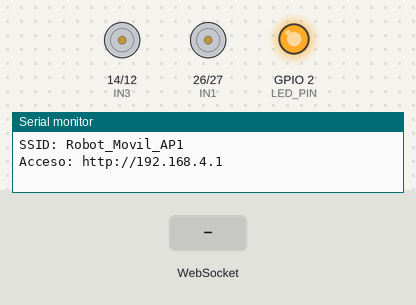
Bench run of a program on a simulated ESP32. Parts: motor-driver pin pairs drawn as motors (green arrow = first pin HIGH = forward, orange = second pin HIGH = backward, longer = more drive), output pins drawn as LEDs (lit = HIGH), the last lines printed to the serial monitor. Inputs (shaded band) come from the test bench.

Above: at 1.2 s.
1.3 s: WebSocket text "FWD" received
At 2.4 s:
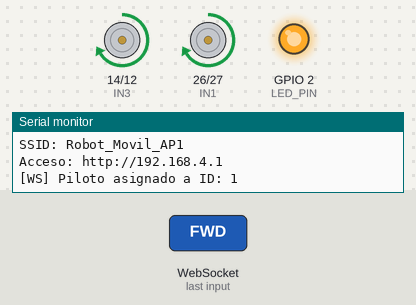
2.8 s: WebSocket text "BWD" received
At 3.6 s:
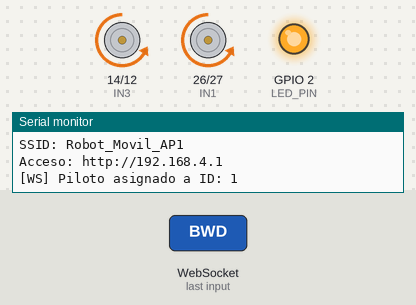
4.3 s: WebSocket text "LEFT" received
At 4.7 s:
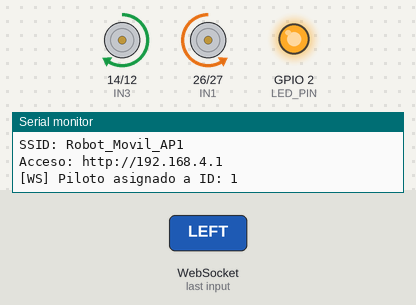
5.8 s: WebSocket text "RIGHT" received
At 7.0 s:
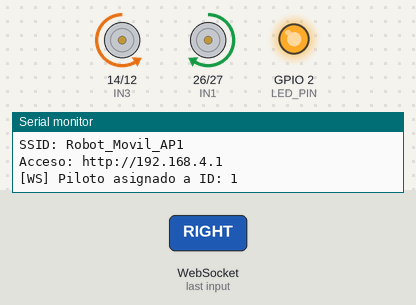
7.3 s: WebSocket text "ROLE:MASTER" received
At 8.2 s:
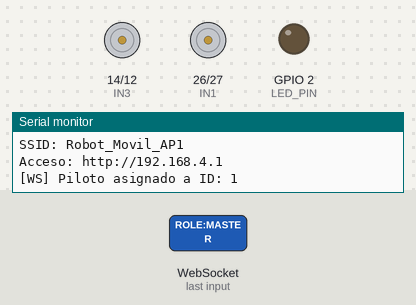
Timing chart, 0 to 9.8 s (numbered marks = the images above; inputs shaded):
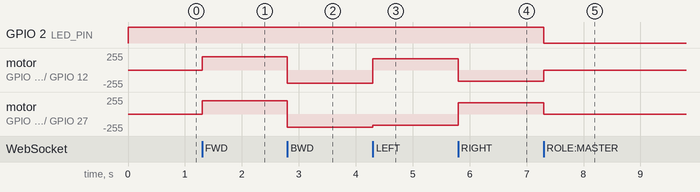

Measured:
- after the input at 1.3 s, motor on GPIO 14 (IN3) / GPIO 12 (IN4), motor on GPIO 26 (IN1) / GPIO 27 (IN2): stopped → forward 200/255 at once
- after the input at 2.8 s, motor on GPIO 14 (IN3) / GPIO 12 (IN4), motor on GPIO 26 (IN1) / GPIO 27 (IN2): forward 200/255 → backward 200/255 at once
- after the input at 4.3 s, motor on GPIO 14 (IN3) / GPIO 12 (IN4): backward 200/255 → forward 170/255 at once; motor on GPIO 26 (IN1) / GPIO 27 (IN2): backward 200/255 → backward 170/255 at once
- after the input at 5.8 s, motor on GPIO 14 (IN3) / GPIO 12 (IN4): forward 170/255 → backward 170/255 at once; motor on GPIO 26 (IN1) / GPIO 27 (IN2): backward 170/255 → forward 170/255 at once
- after the input at 7.3 s, GPIO 2 (LED_PIN): HIGH → LOW at once; motor on GPIO 14 (IN3) / GPIO 12 (IN4): backward 170/255 → stopped at once; motor on GPIO 26 (IN1) / GPIO 27 (IN2): forward 170/255 → stopped at once

The program:

main.cpp
```cpp
#include <Arduino.h>
#include <WiFi.h>
#include <ESPAsyncWebServer.h>

// Pines del Puente H
#define IN1 26
#define IN2 27
#define IN3 14
#define IN4 12

// LED integrado de monitoreo
#define LED_PIN 2

const char* ssid = "Robot_Movil_AP1";
const char* password = "tecvictoria";

AsyncWebServer server(80);
AsyncWebSocket ws("/ws");

// Control de concurrencia
uint32_t activeClientId = 0;          // ID del piloto con control activo

// Variables globales de movimiento
int currentSpeed = 200;               // Rango de velocidad (0 - 255)
String currentCommand = "STOP";       // Comando activo

void setMotors(int leftSpeed, int rightSpeed) {
  leftSpeed = constrain(leftSpeed, -255, 255);
  if (leftSpeed > 0) {
    analogWrite(IN1, leftSpeed);
    analogWrite(IN2, 0);
  } else if (leftSpeed < 0) {
    analogWrite(IN1, 0);
    analogWrite(IN2, abs(leftSpeed));
  } else {
    analogWrite(IN1, 0);
    analogWrite(IN2, 0);
  }

  rightSpeed = constrain(rightSpeed, -255, 255);
  if (rightSpeed > 0) {
    analogWrite(IN3, rightSpeed);
    analogWrite(IN4, 0);
  } else if (rightSpeed < 0) {
    analogWrite(IN3, 0);
    analogWrite(IN4, abs(rightSpeed));
  } else {
    analogWrite(IN3, 0);
    analogWrite(IN4, 0);
  }
}

// Aplica el movimiento y actualiza el LED monitor
void applyMovement() {
  if (currentCommand == "FWD") {
    digitalWrite(LED_PIN, HIGH);
    setMotors(currentSpeed, currentSpeed);
  } else if (currentCommand == "BWD") {
    digitalWrite(LED_PIN, HIGH);
    setMotors(-currentSpeed, -currentSpeed);
  } else if (currentCommand == "LEFT") {
    digitalWrite(LED_PIN, HIGH);
    int turnVal = constrain(currentSpeed * 0.85, 80, 255);
    setMotors(-turnVal, turnVal);
  } else if (currentCommand == "RIGHT") {
    digitalWrite(LED_PIN, HIGH);
    int turnVal = constrain(currentSpeed * 0.85, 80, 255);
    setMotors(turnVal, -turnVal);
  } else {
    digitalWrite(LED_PIN, LOW);
    setMotors(0, 0);
  }
}

// Interfaz Web Embebida
const char index_html[] PROGMEM = R"rawliteral(
<!DOCTYPE html>
<html lang="es">
<head>
  <meta charset="UTF-8">
  <meta name="viewport" content="width=device-width, initial-scale=1.0, maximum-scale=1.0, user-scalable=no">
  <title>Control Robot Móvil</title>
  <style>
    * {
      -webkit-touch-callout: none;
      -webkit-user-select: none;
      user-select: none;
      box-sizing: border-box;
    }
    body {
      font-family: Arial, sans-serif;
      text-align: center;
      background-color: #1e1e24;
      color: #fff;
      margin: 0;
      padding: 15px;
      touch-action: none;
    }
    h2 { margin: 10px 0; font-size: 22px; }

    .slider-box {
      background: #2b2b36;
      border-radius: 12px;
      padding: 15px;
      max-width: 320px;
      margin: 15px auto;
    }
    .slider-label {
      font-size: 16px;
      margin-bottom: 8px;
      display: flex;
      justify-content: space-between;
    }
    .slider {
      -webkit-appearance: none;
      width: 100%;
      height: 12px;
      border-radius: 6px;
      background: #444456;
      outline: none;
      touch-action: pan-x;
    }
    .slider::-webkit-slider-thumb {
      -webkit-appearance: none;
      width: 28px;
      height: 28px;
      border-radius: 50%;
      background: #4caf50;
      cursor: pointer;
    }

    .grid {
      display: grid;
      grid-template-columns: repeat(3, 85px);
      grid-gap: 15px;
      justify-content: center;
      margin: 25px auto;
    }
    .btn {
      width: 85px;
      height: 85px;
      font-size: 30px;
      border: none;
      border-radius: 14px;
      background-color: #3f51b5;
      color: white;
      touch-action: manipulation;
      transition: background 0.1s;
    }
    .btn:active { background-color: #1a237e; }
    .status { font-size: 13px; color: #888; margin-top: 10px; }

    /* Estado bloqueado cuando no es el cliente maestro */
    .locked {
      opacity: 0.35;
      pointer-events: none;
    }
    .banner {
      display: none;
      background: #c0392b;
      color: white;
      padding: 10px;
      border-radius: 8px;
      margin: 10px auto;
      max-width: 320px;
      font-size: 14px;
      font-weight: bold;
    }
  </style>
</head>
<body oncontextmenu="return false;">
  <h2>Control del Robot</h2>

  <div id="lock-banner" class="banner">Robot en uso por otro piloto</div>

  <div id="controls-container">
    <div class="slider-box">
      <div class="slider-label">
        <span>Velocidad:</span>
        <span id="speed-val">200</span>
      </div>
      <input type="range" min="100" max="255" value="200" class="slider" id="speed-slider">
    </div>

    <div class="grid">
      <div></div>
      <button class="btn" id="btn-fwd">&#9650;</button>
      <div></div>

      <button class="btn" id="btn-left">&#9664;</button>
      <div></div>
      <button class="btn" id="btn-right">&#9654;</button>

      <div></div>
      <button class="btn" id="btn-bwd">&#9660;</button>
      <div></div>
    </div>
  </div>

  <div class="status" id="ws-status">Conectando...</div>

  <script>
    document.addEventListener('contextmenu', e => e.preventDefault());

    let gateway = `ws://${window.location.hostname}/ws`;
    let websocket;
    let isMaster = false;

    function initWebSocket() {
      websocket = new WebSocket(gateway);

      websocket.onopen = () => {
        document.getElementById('ws-status').innerText = 'Conectado. Verificando disponibilidad...';
      };

      websocket.onclose = () => {
        document.getElementById('ws-status').innerText = 'Desconectado. Reconectando...';
        setControlLock(true, 'Conexión perdida');
        setTimeout(initWebSocket, 2000);
      };

      websocket.onmessage = (event) => {
        let msg = event.data;
        if (msg === "ROLE:MASTER") {
          isMaster = true;
          setControlLock(false);
          document.getElementById('ws-status').innerText = 'Eres el Piloto Activo';
        } else if (msg === "ROLE:LOCKED") {
          isMaster = false;
          setControlLock(true, 'Robot en espera (ocupado por otro piloto)');
          document.getElementById('ws-status').innerText = 'Modo Espectador';
        }
      };
    }

    function setControlLock(locked, message = "") {
      const container = document.getElementById('controls-container');
      const banner = document.getElementById('lock-banner');
      if (locked) {
        container.classList.add('locked');
        banner.style.display = 'block';
        if (message) banner.innerText = message;
      } else {
        container.classList.remove('locked');
        banner.style.display = 'none';
      }
    }

    function sendCommand(cmd) {
      if (isMaster && websocket && websocket.readyState === WebSocket.OPEN) {
        websocket.send(cmd);
      }
    }

    function attachControl(id, cmd) {
      const el = document.getElementById(id);
      const start = (e) => { e.preventDefault(); sendCommand(cmd); };
      const stop = (e) => { e.preventDefault(); sendCommand('STOP'); };

      el.addEventListener('mousedown', start);
      el.addEventListener('mouseup', stop);
      el.addEventListener('touchstart', start, { passive: false });
      el.addEventListener('touchend', stop, { passive: false });
      el.addEventListener('touchcancel', stop, { passive: false });
    }

    window.addEventListener('load', () => {
      initWebSocket();
      attachControl('btn-fwd', 'FWD');
      attachControl('btn-bwd', 'BWD');
      attachControl('btn-left', 'LEFT');
      attachControl('btn-right', 'RIGHT');

      const slider = document.getElementById('speed-slider');
      const speedVal = document.getElementById('speed-val');

      slider.addEventListener('input', (e) => {
        const val = e.target.value;
        speedVal.innerText = val;
        sendCommand(`SPEED:${val}`);
      });
    });
  </script>
</body>
</html>
)rawliteral";

void handleWebSocketMessage(AsyncWebSocketClient *client, void *arg, uint8_t *data, size_t len) {
  // Ignorar comandos si no provienen del piloto maestro
  if (client->id() != activeClientId) {
    return;
  }

  AwsFrameInfo *info = (AwsFrameInfo*)arg;
  if (info->final && info->index == 0 && info->len == len && info->opcode == WS_TEXT) {
    data[len] = 0;
    String msg = (char*)data;

    if (msg.startsWith("SPEED:")) {
      int newSpeed = msg.substring(6).toInt();
      currentSpeed = constrain(newSpeed, 0, 255);
      applyMovement();
    } else {
      currentCommand = msg;
      applyMovement();
    }
  }
}

void onEvent(AsyncWebSocket *server, AsyncWebSocketClient *client, AwsEventType type,
             void *arg, uint8_t *data, size_t len) {
  switch (type) {
    case WS_EVT_CONNECT:
      if (activeClientId == 0) {
        activeClientId = client->id();
        client->text("ROLE:MASTER");

        digitalWrite(LED_PIN, LOW); // LED apagado: piloto activo en línea
        currentCommand = "STOP";
        applyMovement();
        Serial.printf("[WS] Piloto asignado a ID: %u\n", activeClientId);
      } else {
        client->text("ROLE:LOCKED");
        Serial.printf("[WS] Cliente en espera ID: %u\n", client->id());
      }
      break;

    case WS_EVT_DISCONNECT:
      if (client->id() == activeClientId) {
        Serial.printf("[WS] Piloto ID: %u desconectado. Buscando sucesor...\n", activeClientId);

        currentCommand = "STOP";
        applyMovement();
        activeClientId = 0;

        // Búsqueda del nuevo piloto mediante auto& compatible con la librería actual
        for (auto& c : server->getClients()) {
          // c puede ser un puntero o una referencia según la variante interna
          // Usamos la comprobación universal:
          uint32_t cid = c.id();
          if (c.status() == WS_CONNECTED && cid != client->id()) {
            activeClientId = cid;
            c.text("ROLE:MASTER");
            digitalWrite(LED_PIN, LOW);
            Serial.printf("[WS] Mando transferido a cliente ID: %u\n", activeClientId);
            break;
          }
        }

        if (activeClientId == 0) {
          digitalWrite(LED_PIN, HIGH);
          Serial.println("[WS] Sin clientes conectados. Esperando nuevo piloto...");
        }
      }
      break;

    case WS_EVT_DATA:
      handleWebSocketMessage(client, arg, data, len);
      break;

    default:
      break;
  }
}

void setup() {
  pinMode(IN1, OUTPUT);
  pinMode(IN2, OUTPUT);
  pinMode(IN3, OUTPUT);
  pinMode(IN4, OUTPUT);
  setMotors(0, 0);

  pinMode(LED_PIN, OUTPUT);
  digitalWrite(LED_PIN, HIGH); // Encendido al arrancar (sin clientes)

  Serial.begin(115200);

  WiFi.softAP(ssid, password);
  Serial.print("SSID: ");
  Serial.println(ssid);
  Serial.print("Acceso: http://");
  Serial.println(WiFi.softAPIP());

  ws.onEvent(onEvent);
  server.addHandler(&ws);

  server.on("/", HTTP_GET, [](AsyncWebServerRequest *request){
    request->send(200, "text/html", index_html);
  });

  server.begin();
}

void loop() {
  ws.cleanupClients();
}
```
